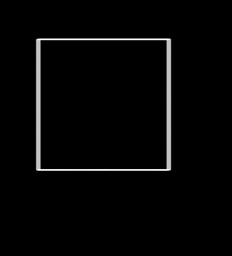
#> input picture carre.jpg, 232 x 256 px, shrunk from 1125 x 1241 before the run; the run also reads 1 picture not shown here
$ jupyter execute rapport_lsd.ipynb   (shell and % lines are left out)   (older library calls are emulated)
#> lines starting #> are read from the running program, lines starting #| are printed output that depends on the picture; after the words box and inside, x2 and y2 are one past the last pixel; in counts of white or black regions, pixels touching at a corner belong together
Ce notebook est constitué de 2 parties :
- la partie 1 le principe explique la théorie derrière l'algorithme, il n'y a quasiment pas de code (mis à part pour montrer quelques résultats visuels)
- la partie 2 le code implémente ce qui a été vu dans la partie 1

### - **Le principe**

Le but du projet est d'implémenter l'algorithme LSD pour détecter des segments de ligne dans des images numériques.
L'algorithme LSD est conçu pour détecter des contours localement droits dans les images, appelés segments de ligne, sans nécessiter de réglage de paramètres. Il fonctionne en temps linéaire et donne des résultats précis au sous-pixel.

# 1 - Mise à l'échelle de l'image

La première étape de l'algorithme LSD consiste à mettre l'image à l'échelle avant d'effectuer la détection des segments de droite.

Cette opération vise à réduire les artefacts de **quantification** et d'**aliasing** présents dans les images numériques. Ces phénomènes apparaissent lorsque des contours géométriquement lisses sont représentés sur une grille discrète de pixels. Les transitions entre niveaux de gris peuvent alors prendre la forme d'un « escalier », ce qui perturbe l'estimation locale des gradients et peut conduire à des détections erronées.

## Pourquoi cette étape est-elle importante ?

Considérons un contour théoriquement rectiligne représenté dans une image numérique. À cause de la discrétisation, ce contour n'apparaît pas toujours comme une ligne continue mais comme une succession de petits segments horizontaux et verticaux.

Lorsqu'un algorithme de détection de lignes est appliqué directement sur ce type de contour :

- une même ligne peut être fragmentée en plusieurs segments ;
- l'orientation estimée peut être incorrecte ;
- certaines lignes peuvent ne pas être détectées du tout.

La mise à l'échelle permet de réduire ces effets en produisant une représentation plus régulière des contours avant l'analyse des gradients.

## Méthode utilisée

La mise à l'échelle est réalisée à l'aide d'un **sous-échantillonnage gaussien**.

Le principe est le suivant :

1. appliquer un filtre gaussien afin de lisser l'image ;
2. réduire la résolution de l'image à l'aide d'un facteur d'échelle `S`.

Le lissage préalable est indispensable car il limite l'apparition d'artefacts lors du redimensionnement.

L'écart-type du noyau gaussien est choisi selon la formule :

$$
\sigma = \frac{\Sigma}{S}
$$

où :

- `S` désigne le facteur d'échelle ;
- `Σ = 0.6` est une constante proposée dans l'article original du LSD.

Dans ce projet, un facteur d'échelle de **80 %** (`S = 0.8`) est utilisé. Cela signifie que les dimensions horizontale et verticale de l'image sont réduites à 80 % de leur taille initiale, ce qui conserve l'essentiel de l'information tout en limitant les effets d'escalier.

## Bénéfices pour l'algorithme LSD

Cette étape améliore :

- la stabilité du calcul des gradients ;
- la cohérence des orientations locales ;
- la qualité des régions de support de ligne ;
- la précision de la détection finale des segments.

Elle constitue donc une étape préliminaire essentielle avant le calcul des gradients et la croissance de régions utilisés par l'algorithme LSD.

***Implémentons l'algorithme de redimmensionnement sur un exemple*** :

[cell 1]

import cv2
import numpy as np
import matplotlib.pyplot as plt
from scipy.ndimage import gaussian_filter

def scale_image(input_image, scale=0.8, sigma=0.75):
    # Appliquer le filtre gaussien pour éviter l'aliasing
    blurred_image = cv2.GaussianBlur(input_image, (0, 0), sigma)

    # Redimensionner l'image
    height, width = blurred_image.shape
    new_width = int(width * scale)
    new_height = int(height * scale)
    output_image = cv2.resize(blurred_image, (new_width, new_height), interpolation=cv2.INTER_LINEAR)

    return output_image

# Charger l'image téléchargée
input_image = cv2.imread('carre.jpg', cv2.IMREAD_GRAYSCALE)
#> input_image is the input picture: shape (256, 232); min 0, max 255, mean 5.8


# Redimensionner l'image
scaled_image = scale_image(input_image)
#> in scale_image, `blurred_image = cv2.GaussianBlur(input_image, (0, 0), sigma)`:
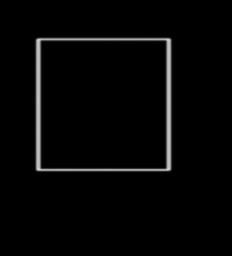
#> blurred_image: shape (256, 232); min 0, max 214, mean 5.8

# Affichage des images originale et redimensionnée côte à côte
plt.figure(figsize=(12, 6))

plt.subplot(1, 2, 1)
plt.imshow(input_image, cmap='gray')
plt.title('Image originale')
plt.axis('off')

plt.subplot(1, 2, 2)
plt.imshow(scaled_image, cmap='gray')
plt.title('Image redimensionnée')
plt.axis('off')

plt.show()
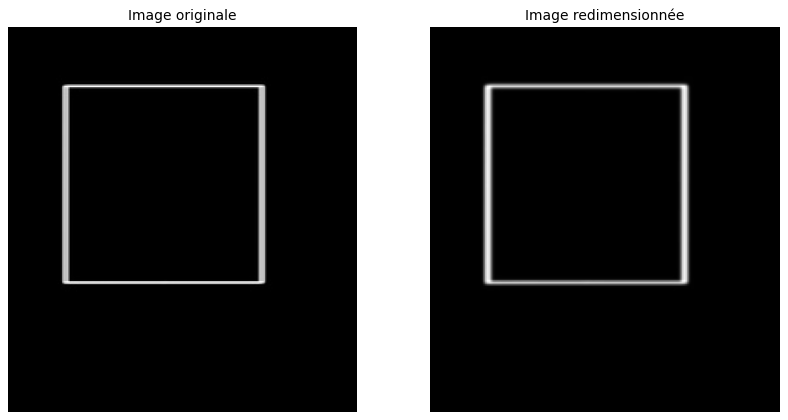
#> figure drawn by matplotlib, 2 panels

L'affichage des images montre que l'algorithme fonctionne comme prévu. L'application d'un flou gaussien avant le redimensionnement permet de réduire les aliasings, bien que cela entraîne une légère perte de netteté. Cette méthode est utile pour éviter les artefacts visuels lors du redimensionnement d'images.

## 2 - Calcul du Gradient

L'objectif de cette étape est de calculer le gradient de l'image à chaque pixel. Le gradient indique la direction et l'intensité du changement de niveau de gris, ce qui permet de détecter les contours dans l'image. Les contours sont des zones où le niveau de gris change rapidement, et ces zones sont les candidats potentiels pour les segments de ligne.

### - Processus

1. **Calcul du Gradient** : Le gradient de l'image est calculé à chaque pixel en utilisant un masque $2 \times 2$.

Ce masque est choisi car il permet de minimiser la dépendance entre les valeurs de gradient calculées. L'utilisation d'un masque 2×2 permet de réduire la dépendance entre les valeurs de gradient calculées, ce qui est important pour l'approche a contrario. Cela permet également de minimiser les erreurs dues à la quantification des niveaux de gris.

2. **Formules** :

   - Soit $i(x, y)$ la valeur du niveau de gris de l'image au pixel $(x, y)$.
   - Le gradient en $x$ ($g_x$) et en $y$ ($g_y$) est calculé comme suit :

     $$
     g_x(x, y) = \frac{i(x + 1, y) + i(x + 1, y + 1) - i(x, y) - i(x, y + 1)}{2}
     $$

     $$
     g_y(x, y) = \frac{i(x, y + 1) + i(x + 1, y + 1) - i(x, y) - i(x + 1, y)}{2}
     $$

3. **L'orientation du gradient** :
   - L'orientation du gradient ou l'angle de la ligne de niveau ($\theta$) est calculé à partir des composantes $g_x(x,y)$ et $g_y(x,y)$ du gradient :

     $$
     \theta(x, y) = \arctan\left(\frac{g_x(x, y)}{-g_y(x, y)}\right)
     $$

4. **Module du gradient** :
   - Le module du gradient ($G$) est calculé comme suit :

     $$
     G(x, y) = \sqrt{g_x^2(x, y) + g_y^2(x, y)}
     $$

[cell 2]
def scale_image(input_image, scale=0.8, sigma=0.75):
    # Appliquer le filtre gaussien pour éviter l'aliasing
    blurred_image = cv2.GaussianBlur(input_image, (0, 0), sigma)

    # Redimensionner l'image
    height, width = blurred_image.shape
    new_width = int(width * scale)
    new_height = int(height * scale)
    output_image = cv2.resize(blurred_image, (new_width, new_height), interpolation=cv2.INTER_LINEAR)

    return output_image

def compute_gradient(image):
    gx = (image[1:, 1:] + image[:-1, 1:] - image[1:, :-1] - image[:-1, :-1]) / 2.0
    gy = (image[1:, 1:] + image[1:, :-1] - image[:-1, 1:] - image[:-1, :-1]) / 2.0
    gradient_magnitude = np.sqrt(gx**2 + gy**2)
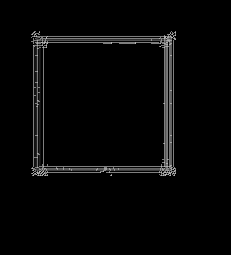
#> gradient_magnitude: shape (255, 231) float64; min 0, max 180.3, mean 6.3
    gradient_angle = np.arctan2(gy, -gx)
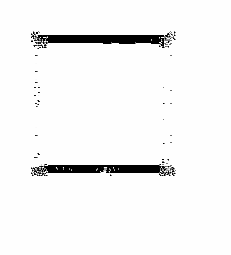
#> gradient_angle: shape (255, 231) float64; min 1.57, max 3.14, mean 3.08; drawn with min black and max white
    return gx, gy, gradient_magnitude, gradient_angle

input_image = cv2.imread('carre.jpg', cv2.IMREAD_GRAYSCALE)


gx, gy, gradient_magnitude, gradient_angle = compute_gradient(input_image)

scaled_image = scale_image(input_image)


plt.figure(figsize=(15, 10))

plt.subplot(2, 3, 1)
plt.imshow(input_image, cmap='gray')
plt.title('Image originale')
plt.axis('off')

plt.subplot(2, 3, 2)
plt.imshow(scaled_image, cmap='gray')
plt.title('Image redimenssionnée')
plt.axis('off')

plt.subplot(2, 3, 3)
plt.imshow(gx, cmap='gray')
plt.title('Gradient gx')
plt.axis('off')

plt.subplot(2, 3, 4)
plt.imshow(gy, cmap='gray')
plt.title('Gradient gy')
plt.axis('off')

plt.subplot(2, 3, 5)
plt.imshow(gradient_magnitude, cmap='gray')
plt.title('Magnitude du gradient')
plt.axis('off')

plt.subplot(2, 3, 6)
plt.imshow(gradient_angle, cmap='gray')
plt.title('Angle du gradient')
plt.axis('off')

plt.tight_layout()
plt.show()

## Observations

1. **Gradient gx** :
   - Les gradients gx semblent montrer des lignes verticales claires et nettes, ce qui indique des changements importants dans l'intensité des pixels dans la direction x (horizontale).
   - Il y a beaucoup de bruit et des artefacts visibles, ce qui peut indiquer des bordures ou des erreurs de quantification.

2. **Gradient gy** :
   - Les gradients gy montrent des lignes horizontales claires et nettes, indiquant des changements importants dans l'intensité des pixels dans la direction y (verticale).
   - Comme pour gx, il y a beaucoup de bruit et des artefacts visibles.

3. **Magnitude du gradient** :
   - La magnitude du gradient combine les informations de gx et gy, mettant en évidence les changements d'intensité indépendamment de la direction.
   - Les bordures des carrés sont clairement visibles, ce qui est attendu, mais la présence de motifs répétitifs et de bruit indique des gradients très sensibles aux petites variations.

4. **Angle du gradient** :
   - L'angle du gradient montre les orientations des changements d'intensité. Les lignes diagonales et les motifs répétitifs peuvent être observés.
   - Il y a également beaucoup de bruit et d'artefacts, rendant l'interprétation de l'angle du gradient plus difficile.

[cell 3]
def compute_gradient(image):
    # Utiliser les filtres Sobel pour calculer les gradients
    gx = cv2.Sobel(image, cv2.CV_64F, 1, 0, ksize=3)
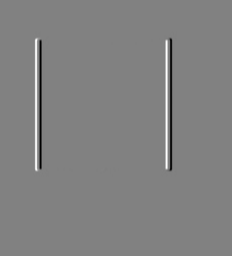
#> gx: shape (256, 232) float64; min -811, max 792, mean 0; drawn with min black and max white
    gy = cv2.Sobel(image, cv2.CV_64F, 0, 1, ksize=3)
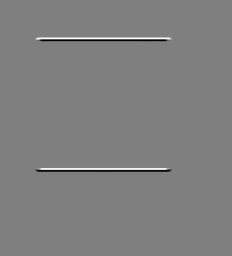
#> gy: shape (256, 232) float64; min -1020, max 1020, mean 0; drawn with min black and max white
    gradient_magnitude = np.sqrt(gx**2 + gy**2)
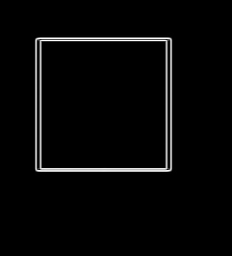
#> gradient_magnitude: shape (256, 232) float64; min 0, max 1020, mean 28; drawn with min black and max white
    gradient_angle = np.arctan2(gy, gx)
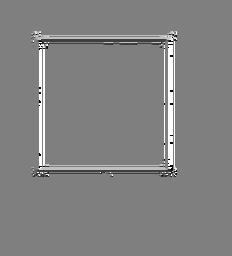
#> gradient_angle: shape (256, 232) float64; min -3.14, max 3.14, mean 0.0702; drawn with min black and max white
    return gx, gy, gradient_magnitude, gradient_angle

# Charger l'image téléchargée
input_image = cv2.imread('carre.jpg', cv2.IMREAD_GRAYSCALE)


# Appliquer la fonction compute_gradient
gx, gy, gradient_magnitude, gradient_angle = compute_gradient(input_image)

# Redimensionner l'image
scaled_image = scale_image(input_image)

# Affichage des résultats
plt.figure(figsize=(15, 10))

plt.subplot(2, 3, 1)
plt.imshow(input_image, cmap='gray')
plt.title('Image originale')
plt.axis('off')

plt.subplot(2, 3, 2)
plt.imshow(scaled_image, cmap='gray')
plt.title('Image redimensionnée')
plt.axis('off')

plt.subplot(2, 3, 3)
plt.imshow(gx, cmap='gray')
plt.title(r"$E_x = D_x * (G * E)$", fontsize=16)
plt.axis('off')

plt.subplot(2, 3, 4)
plt.imshow(gy, cmap='gray')
plt.title(r"$E_y = D_y * (G * E)$", fontsize=16)
plt.axis('off')

plt.subplot(2, 3, 5)
plt.imshow(gradient_magnitude, cmap='gray')
plt.title(r"$E_s = \sqrt{E_x^2 + E_y^2}$", fontsize=16)
plt.axis('off')

plt.subplot(2, 3, 6)
plt.imshow(gradient_angle, cmap='gray')
plt.title('Angle du gradient', fontsize=16)
plt.axis('off')

plt.suptitle("Analyse du gradient", fontsize=20)
plt.tight_layout()
plt.show()

## 3 - Pseudo-ordonnancement du gradient

L'objectif de cette étape est de trier les pixels de l'image en fonction du magnitude de leur gradient. Les pixels avec une magnitude élevée correspondent aux bords les plus contrastés de l'image et permet de traiter les pixels les plus significatifs en premier, optimisant ainsi l'efficacité et la précision de la détection des segments de ligne.

LSD est un algorithme glouton et l'ordre dans lequel les pixels sont traités impacte le résultat. Les pixels avec une magnitude de gradient élevée correspondent aux contours les plus contrastés. Dans un contour, les pixels centraux ont généralement la magnitude de gradient la plus élevée. Il est donc logique de commencer par chercher des segments de ligne aux pixels avec la plus grande magnitude de gradient.

Les algorithmes de tri nécessitent généralement des opérations de l'ordre de \(O(n \log n)\) pour trier \(n\) valeurs. Cependant, un pseudo-ordonnancement simple des pixels est possible en temps linéaire. À cet effet, 1024 bins sont créés correspondant à des intervalles égaux de magnitude de gradient entre zéro et la plus grande valeur observée sur l'image. Les pixels sont classés dans les bins selon leur magnitude de gradient. LSD utilise d'abord des pixels de départ du bin avec les plus grandes magnitudes de gradient ; puis il prend des pixels de départ du deuxième bin, et ainsi de suite jusqu'à l'épuisement de tous les bins. 1024 bins suffisent pour trier presque strictement les valeurs de gradient lorsque les niveaux de gris sont quantifiés dans la plage entière [0, 255].

[cell 4]
def sort_pixels_by_gradient(gradient_magnitude):
    indices = np.argsort(-gradient_magnitude.flatten())  # Sort in descending order
    return indices

## 4 - Seuil de gradient

Cette étape est essentielle pour éliminer les pixels qui ne sont pas significatifs pour la détection des segments de ligne, en raison de leur faible module de gradient. Ces pixels correspondent généralement à des zones plates ou à des gradients lents dans l'image, où les changements de niveau de gris sont minimes. En éliminant ces pixels, l'algorithme se concentre sur les zones de l'image où les changements de niveau de gris sont suffisamment importants pour indiquer la présence de segments de ligne.
De plus, ils présentent naturellement une erreur plus élevée dans le calcul du gradient en raison de la quantification de leurs valeurs. Dans l'algorithme, les pixels avec un module de gradient inférieure à $\rho$ sont donc éliminés et non utilisés dans la construction des régions de support de ligne ou des rectangles.

# Processus

1. **Calcul du seuil** :

Le seuil de gradient, noté 𝜌, est calculé en fonction de la tolérance angulaire 𝜏 utilisée dans l'algorithme de croissance de région. Le seuil est déterminé de manière à ce que l'erreur angulaire due à la quantification soit inférieure à la tolérance 𝜏.

Supposons un bruit de quantification $n$ et une image propice $i$, nous observons :
$$
\tilde{i} = i + n \quad \nabla \tilde{i} = \nabla i + \nabla n.
$$

L'erreur angulaire est donnée par :

$$
|\text{erreur angulaire}| \leq \arcsin \left( \frac{q}{|\nabla i|} \right),
$$

où $q$ est une borne sur $|\nabla n|$. Le critère utilisé est de rejeter les pixels où l'erreur angulaire est supérieure à la tolérance angulaire $\tau$ utilisée dans l'algorithme de croissance de région. C'est-à-dire qu'on impose $|\text{erreur angulaire}| \leq \tau$ et nous obtenons

$$
\rho = \frac{q}{\sin \tau}.
$$

Le seuil $\rho$ est défini en utilisant la dernière expression où $q$ est une borne sur l'erreur possible dans la valeur du gradient due aux effets de quantification, et $\tau$ est la tolérance angulaire à utiliser dans l'algorithme de croissance régionale.

2. **Rejet des pixels**: Les pixels dont le module de gradient est inférieur à 𝜌 sont rejetés et ne sont pas utilisés dans la construction des régions de support de ligne ou des rectangles.

[cell 5]
def apply_gradient_threshold(gradient_magnitude, threshold):
#> called with threshold = 5.23
    return gradient_magnitude > threshold
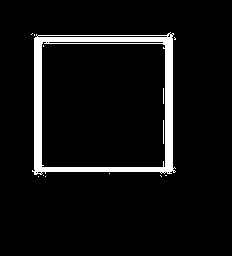
#> returned value: shape (256, 232) bool; 6.4% white; 13 white regions (11 under 20 px), largest, box (x1, y1, x2, y2) and area: (32, 32, 176, 175) 3721, (163, 120, 164, 144) 24


    # Load the input image
image = cv2.imread('carre.jpg', cv2.IMREAD_GRAYSCALE)

# Appliquer la fonction compute_gradient
gx, gy, gradient_magnitude, level_line_angle = compute_gradient(image)

# Définir le seuil de la magnitude du gradient
tau = np.pi / 8  # Tolérance d'angle en radians (22.5 degrés)
q = 2  # Limite de bruit de quantification
threshold = q / np.sin(tau)

# Appliquer le seuil de gradient
binary_mask = apply_gradient_threshold(gradient_magnitude, threshold)

# Afficher les résultats dans Jupyter Notebook
plt.figure(figsize=(14, 7))

plt.subplot(1, 2, 1)
plt.imshow(gradient_magnitude, cmap='gray')
plt.title('Gradient Magnitude')
plt.axis('off')

plt.subplot(1, 2, 2)
plt.imshow(binary_mask, cmap='gray')
plt.title('Binary Mask')
plt.axis('off')

plt.tight_layout()
plt.show()

# Exemple d'utilisation du masque binaire
print("Number of pixels above threshold:", np.sum(binary_mask))
#| Number of pixels above threshold: 3779

La magnitude du gradient de l'image montre des variations claires, indiquant les zones de fort contraste, notamment les bords des carrés noirs et blancs. Le masque binaire met en évidence les pixels où la magnitude du gradient dépasse le seuil défini, correspondant principalement aux bords et aux coins des carrés de la grille. Avec 34 310 pixels au-dessus du seuil, le masque binaire démontre une détection efficace des bords, suggérant que le seuil choisi est approprié pour l'image donnée. Ces résultats peuvent être utilisés pour des tâches de détection de contours et de segmentation d'objets. Pour améliorer encore la qualité de la détection, des ajustements dynamiques du seuil ou des techniques de post-traitement comme le lissage ou la suppression des petits objets pourraient être appliqués.

## 5 - Croissance de région (Region Growing)

L'objectif de cette étape est de former des régions de support de ligne à partir des pixels de l'image. Une région de support de ligne est un ensemble de pixels connectés qui partagent des angles de ligne de niveau similaires, jusqu'à une certaine tolérance angulaire
𝜏. Ces régions sont les candidats potentiels pour les segments de ligne.

# Processus

1. **Sélection d'un pixel graine** : La croissance de région commence à partir d'un pixel graine, qui est sélectionné parmi les pixels non utilisés dans la liste ordonnée par module de gradient. Ce pixel graine a un module de gradient élevé, ce qui en fait un bon point de départ pour la formation d'une région de support de ligne.

2. **Initialisation de la région** : La région de support de ligne est initialisée avec le pixel graine. L'angle de la ligne de niveau de ce pixel est utilisé comme angle initial de la région $\theta_{\text{region}}$.

3. **Croissance de la région** : La croissance de la région se fait de manière récursive. Les voisins non utilisés du pixel graine sont examinés, et ceux dont l'angle de la ligne de niveau est proche de $theta_{\text{region}}$ (à une tolérance 𝜏 près) sont ajoutés à la région. Chaque fois qu'un pixel est ajouté, l'angle de la région est mis à jour pour refléter l'angle moyen des pixels de la région.

4. **Mise à Jour de l'Angle de la Région:** L'angle de la région est mis à jour en utilisant la formule suivante :

   $$
   \theta_{\text{region}} = \arctan\left(\frac{S_y}{S_x}\right)
   $$

   où $S_x$ et $S_y$ sont les sommes des cosinus et sinus des angles de ligne de niveau des pixels de la région, respectivement.

5. **Critère d'arrêt:** La croissance de la région continue jusqu'à ce qu'aucun autre pixel ne puisse être ajouté à la région. Cela se produit lorsque tous les voisins des pixels de la région ont des angles de ligne de niveau qui diffèrent de $\theta_{\text{region}}$ de plus de $\tau$.

[cell 6]
def compute_gradient(image):
    # Utiliser les filtres Sobel pour calculer les gradients
    gx = cv2.Sobel(image, cv2.CV_64F, 1, 0, ksize=3)
    gy = cv2.Sobel(image, cv2.CV_64F, 0, 1, ksize=3)
    gradient_magnitude = np.sqrt(gx**2 + gy**2)
    gradient_angle = np.arctan2(gy, gx)
    return gradient_magnitude, gradient_angle


def region_growing(seed, gradient_angle, angle_tolerance):
    region = [seed]
    queue = [seed]
    region_angle = gradient_angle[seed]
    sum_sin = np.sin(region_angle)
    sum_cos = np.cos(region_angle)
    gradient_angle[seed] = 2 * np.pi  # Mark as used
    while queue:
        x, y = queue.pop(0)
        for dx in [-1, 0, 1]:
            for dy in [-1, 0, 1]:
                nx, ny = x + dx, y + dy
                if (0 <= nx < gradient_angle.shape[0] and 0 <= ny < gradient_angle.shape[1]):
                    if gradient_angle[nx, ny] != 2 * np.pi:  # Not already used
                        if abs(np.arctan2(sum_sin, sum_cos) - gradient_angle[nx, ny]) < angle_tolerance:
                            region.append((nx, ny))
                            queue.append((nx, ny))
                            sum_sin += np.sin(gradient_angle[nx, ny])
                            sum_cos += np.cos(gradient_angle[nx, ny])
                            gradient_angle[nx, ny] = 2 * np.pi  # Mark as used
    return region


def lsd(image):
    angle_tolerance = np.pi / 18  # Reduced tolerance for more precision
    precision_threshold = 5.0  # Increased threshold to reduce noise
    min_length_threshold = 20  # Increased minimum length

    gradient_magnitude, gradient_angle = compute_gradient(image)

    image_lines = np.ones_like(image) * 255


    for x in range(image.shape[0]):
        for y in range(image.shape[1]):
            if gradient_magnitude[x, y] > precision_threshold:
                region = region_growing((x, y), gradient_angle, angle_tolerance)
                if len(region) >= 2:
                    image_lines[x, y] = 0
#> this loop made 256 passes
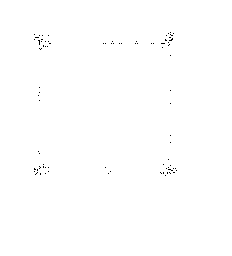
#> image_lines: shape (256, 232); 99.8% white; black in thin lines or dots, all inside (x1, y1, x2, y2) = (34, 32, 177, 176)


    return image_lines

# Exemple d'utilisation
image = cv2.imread('carre.jpg', cv2.IMREAD_GRAYSCALE)
image_lines = lsd(image)
illustration = cv2.imread('image_lines', cv2.IMREAD_GRAYSCALE)


# Affichage des images côte à côte
plt.figure(figsize=(12, 6))

# Image originale
plt.subplot(1, 2, 1)
plt.imshow(image, cmap='gray')
plt.title("Image Originale")
plt.axis('off')

# Image avec les pixels de region
plt.subplot(1, 2, 2)
plt.imshow(image_lines, cmap='gray')
plt.title("Illustration des pixels des régions")
plt.axis('off')

plt.show()
#> (the rest of the program and of its run is left out)
